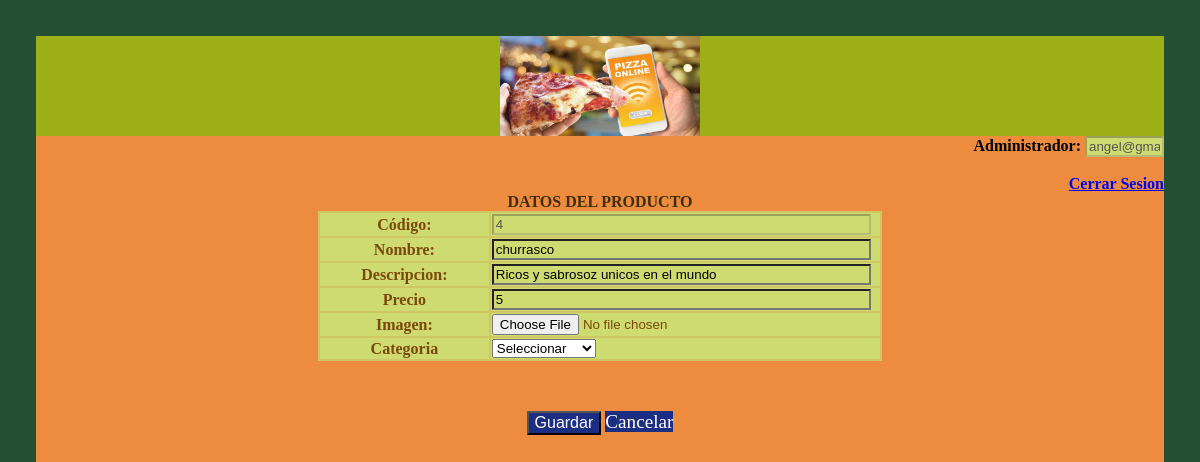
Screenshot of /ProyectoHypermedial/productos/modificarProductos.php?id=4 (signed in) with the database file from the repository.
### tables this page shows
CREATE TABLE `producto` (
  `id` int(11) NOT NULL,
  `nombre` text NOT NULL,
  `imagen` text NOT NULL,
  `descripcion` text,
  `precio` decimal(10,0) NOT NULL,
  `Categoria_idCategoria` int(11) NOT NULL
);

### ProyectoHypermedial/productos/modificarProductos.php (the view, shortened to what this page needs)
<?php
	include '../conexion.php';
	$id = $_GET['id'];
	$sql = "SELECT * FROM producto WHERE id = '$id'";
	$result = $conn->query($sql);
	$row = $result->fetch_assoc();
?>
<!doctype html>
<html>
<head>
<link rel="stylesheet" href="../css.css" media="screen">
</head>
<body>
<header><img src="../logo.PNG" id="logo" height="100" width="200"></header>
<div style="text-align: right" >
	<b>Administrador:</b> <input type="text" id= "usu" class="tabtexto" name="usu" style="width: 7%" value="<?php echo $_SESSION['usuario']; ?>" disabled /> </td>
	<br>
	<br>
	<b><a href="../Cerrar_Sesion.php">Cerrar Sesion</a></b><a>
</div>
<form action="sqlproductosm.php?id=<?php echo $row['id']; ?>"  method="post" i>
	<table style="width:100%">
 <caption><b>DATOS DEL PRODUCTO</b></caption>
 <tr>
    <th width="15%">Código:</th>
    <td> <input type="text" id= "id" class="tabtexto" name="id" style="width: 98%" value="<?php echo $row['id']; ?>" disabled /> </td>
  </tr>
  <tr>
    <th>Nombre:</th>
    <td width="25%"><input type="text" id="nombre" class="tabtexto" name="nombre" placeholder="Ingresar el nombre del producto" value="<?php echo $row['nombre']; ?>"></td>
  </tr>
  <tr>
    <th>Descripcion:</th>
    <td width="25%"><input type="text" id="descripcion" class="tabtexto" name="descripcion" placeholder="Ingresar la descripcion del producto" value="<?php echo $row['descripcion']; ?>"></td>
  </tr>
  <tr>
    <th >Precio</th>
    <td><input type="text" id="precio" class="tabtexto" name="precio" placeholder="Ingresar el precio del producto" value="<?php echo $row['precio']; ?>"></td>
  </tr>
  <tr>
    <th >Imagen:</th>
    <td > <input type="file" name="imagen" value="<?php echo $row['imagen']; ?>"></td>
  </tr>
   <tr>
    <th >Categoria</th>
    <td> <select name="Categoria_idCategoria">
  <option>Seleccionar</option>
</select> </td>
  </tr>
</table>
<input type="submit" value="Guardar" class="boton" >
<a href="productos.php" style="text-decoration: none" class="botonc">Cancelar </a>
</form>
</body>
</html>

### ProyectoHypermedial/css.css (style rules this page uses)
html { background-color: #254F32; }
body { background-color: #ED8B3E; text-align: center; margin: 3%; height: 655px; padding: 0; }
header { background-color: #9DAF17; }
table { background-color: #CFC763; color: #7A4809; width: 50%; max-width: 50%; margin-left: 25%; margin-right: 25%; }
td, th { background-color: #CEDB71; }
.tabtexto { width: 98%; background-color: #CEDB71; }
caption { color: #3E2F03 }
.boton { float: inherit; margin-top: 3%; background-color: #1C2E84; color: white; cursor: pointer; font-size: 100%; }
.botonc { float: inherit; margin-top: 3%; background-color: #1C2E84; color: white; cursor: pointer; font-size: 120%; }

### rows the page displays
producto: id "4", nombre "churrasco", descripcion "Ricos y sabrosoz unicos en el mundo", precio "5"
